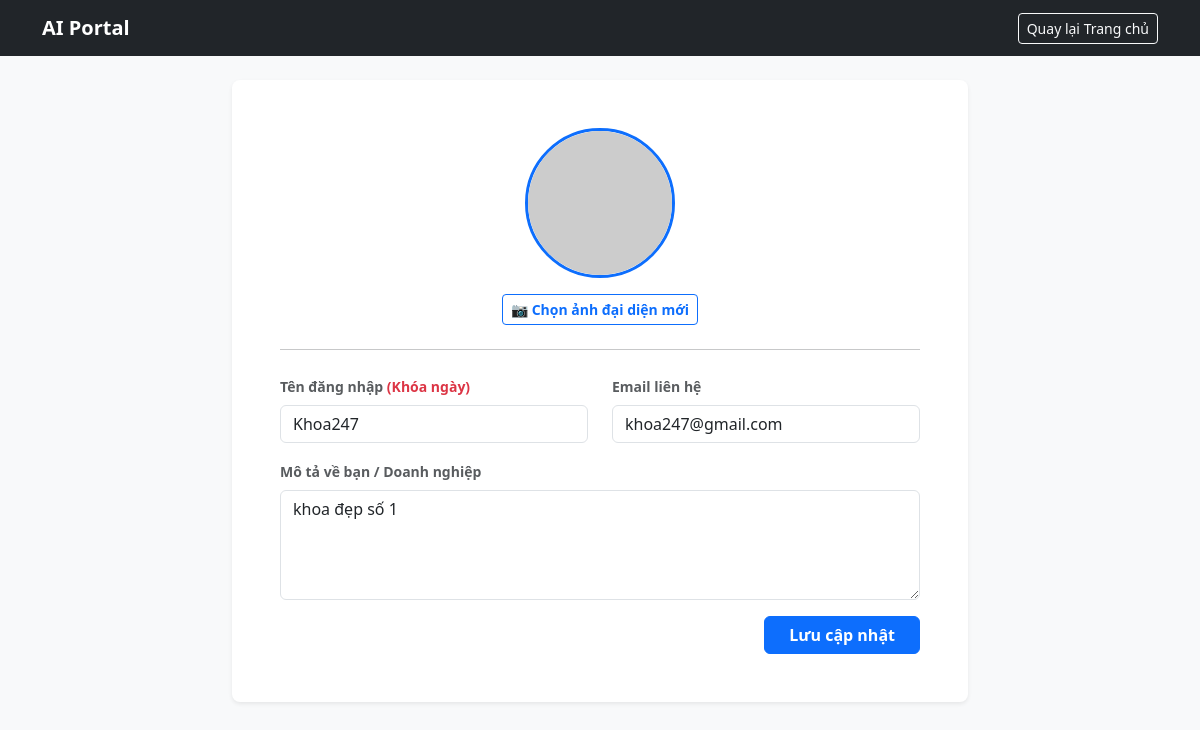
Screenshot of /profile (signed in) with the database file from the repository.
### tables this page shows
CREATE TABLE users (
            id INTEGER PRIMARY KEY AUTOINCREMENT,
            username TEXT UNIQUE NOT NULL,
            password TEXT NOT NULL,
            email TEXT UNIQUE NOT NULL,
            fullname TEXT,
            position TEXT,
            company TEXT,
            phone TEXT,
            address TEXT,
            bio TEXT,
            preferred_industry TEXT,
            preferred_level TEXT,
            preferred_english TEXT,
            avatar TEXT,
            last_username_change TIMESTAMP
        );

### app.py (the view)
@app.route('/profile', methods=['GET', 'POST'])
def profile():
    if 'user_id' not in session: return redirect(url_for('login'))
    conn = get_db_connection()
    if request.method == 'POST':
        conn.execute('UPDATE users SET bio = ? WHERE id = ?', (request.form.get('bio'), session['user_id']))
        conn.commit()
        flash('Đã lưu mô tả thành công!', 'success')
    user_data = conn.execute('SELECT * FROM users WHERE id = ?', (session['user_id'],)).fetchone()
    conn.close()
    return render_template('profile.html', profile_data=user_data)

### app.py (called while the page is built)
def get_db_connection():
    conn = sqlite3.connect('vku_portal.db')
    conn.row_factory = sqlite3.Row
    return conn

### templates/profile.html (shortened to what this page needs)
<!DOCTYPE html>
<html lang="vi">
<head>
    <link href="https://cdn.jsdelivr.net/npm/bootstrap@5.3.0/dist/css/bootstrap.min.css" rel="stylesheet">
</head>
<body>
    <nav class="navbar navbar-dark bg-dark mb-4">
        <div class="container">
            <a class="navbar-brand fw-bold" href="/">AI Portal</a>
            <a href="/" class="btn btn-outline-light btn-sm">Quay lại Trang chủ</a>
        </div>
    </nav>
    <div class="container mb-5">
        <div class="row justify-content-center">
            <div class="col-md-8">
                <div class="card shadow-sm border-0 rounded-3">
                    <div class="card-body p-5">
                        <form action="/profile" method="POST" enctype="multipart/form-data">
                            <div class="text-center mb-4">
                                {% if profile_data.avatar %}
                                    <img src="/static/uploads/avatars/{{ profile_data.avatar }}" class="profile-avatar mb-3">
                                {% else %}
                                    <img src="https://ui-avatars.com/api/?name={{ profile_data.fullname }}&background=e9ecef&color=495057&size=150" class="profile-avatar mb-3">
                                {% endif %}
                                <label for="avatar_upload" class="btn btn-sm btn-outline-primary fw-bold">📷 Chọn ảnh đại diện mới</label>
                            </div>
                            <hr class="my-4">
                            <div class="row">
                                <div class="col-md-6 mb-3">
                                    <label class="form-label fw-bold small text-muted">Tên đăng nhập
                                        {% if not can_change %}
                                        <span class="text-danger">(Khóa {{ days_left }} ngày)</span>
                                        {% endif %}
                                    </label>
                                    <input type="text" class="form-control" name="username" value="{{ profile_data.username }}" {% if not can_change %}readonly{% endif %}>
                                </div>
                                <div class="col-md-6 mb-3">
                                    <label class="form-label fw-bold small text-muted">Email liên hệ</label>
                                    <input type="email" class="form-control" name="email" value="{{ profile_data.email }}">
                                </div>
                                <div class="col-md-12 mb-3">
                                    <label class="form-label fw-bold small text-muted">Mô tả về bạn / Doanh nghiệp</label>
                                    <textarea class="form-control" name="bio" rows="4" placeholder="Giới thiệu thêm về môi trường làm việc...">{{ profile_data.bio if profile_data.bio else '' }}</textarea>
                                </div>
                            </div>
                            <button type="submit" class="btn btn-primary float-end fw-bold px-4">Lưu cập nhật</button>
                        </form>
                    </div>
                </div>
            </div>
        </div>
    </div>
</body>
</html>

### templates/profile.html (style rules this page uses)
body { background-color: #f8f9fa; }
.profile-avatar { width: 150px; height: 150px; object-fit: cover; border-radius: 50%; border: 3px solid #0d6efd; margin: 0 auto; display: block; }

### rows the page displays
users: username "Khoa247", email "khoa247@gmail.com", bio "khoa đẹp số 1"
